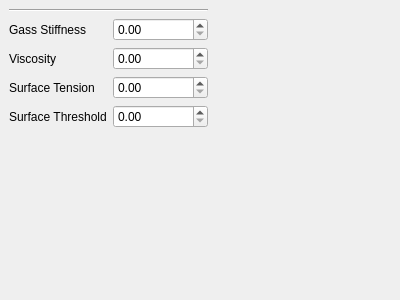
<?xml version="1.0" encoding="UTF-8"?>
<ui version="4.0">
 <class>FluidPropertyWidget</class>
 <widget class="QWidget" name="FluidPropertyWidget">
  <property name="geometry">
   <rect>
    <x>0</x>
    <y>0</y>
    <width>400</width>
    <height>300</height>
   </rect>
  </property>
  <property name="windowTitle">
   <string>Form</string>
  </property>
  <widget class="QWidget" name="layout" native="true">
   <property name="geometry">
    <rect>
     <x>9</x>
     <y>9</y>
     <width>199</width>
     <height>128</height>
    </rect>
   </property>
   <layout class="QGridLayout" name="gridLayout_2">
    <item row="5" column="0">
     <widget class="QLabel" name="surfaceThresholdLabel">
      <property name="text">
       <string>Surface Threshold</string>
      </property>
     </widget>
    </item>
    <item row="3" column="0">
     <widget class="QLabel" name="viscosityLabel">
      <property name="text">
       <string>Viscosity</string>
      </property>
     </widget>
    </item>
    <item row="4" column="0">
     <widget class="QLabel" name="surfaceTensionLabel">
      <property name="text">
       <string>Surface Tension</string>
      </property>
     </widget>
    </item>
    <item row="3" column="1">
     <widget class="QDoubleSpinBox" name="doubleSpinBox"/>
    </item>
    <item row="2" column="1">
     <widget class="QDoubleSpinBox" name="doubleSpinBox_2"/>
    </item>
    <item row="2" column="0">
     <widget class="QLabel" name="gasStiffnessLabel">
      <property name="text">
       <string>Gass Stiffness</string>
      </property>
     </widget>
    </item>
    <item row="4" column="1">
     <widget class="QDoubleSpinBox" name="doubleSpinBox_3"/>
    </item>
    <item row="5" column="1">
     <widget class="QDoubleSpinBox" name="doubleSpinBox_4"/>
    </item>
    <item row="0" column="0" colspan="2">
     <widget class="Line" name="line">
      <property name="orientation">
       <enum>Qt::Horizontal</enum>
      </property>
     </widget>
    </item>
    <item row="6" column="0">
     <spacer name="verticalSpacer">
      <property name="orientation">
       <enum>Qt::Vertical</enum>
      </property>
      <property name="sizeHint" stdset="0">
       <size>
        <width>20</width>
        <height>40</height>
       </size>
      </property>
     </spacer>
    </item>
   </layout>
  </widget>
 </widget>
 <resources/>
 <connections/>
</ui>
